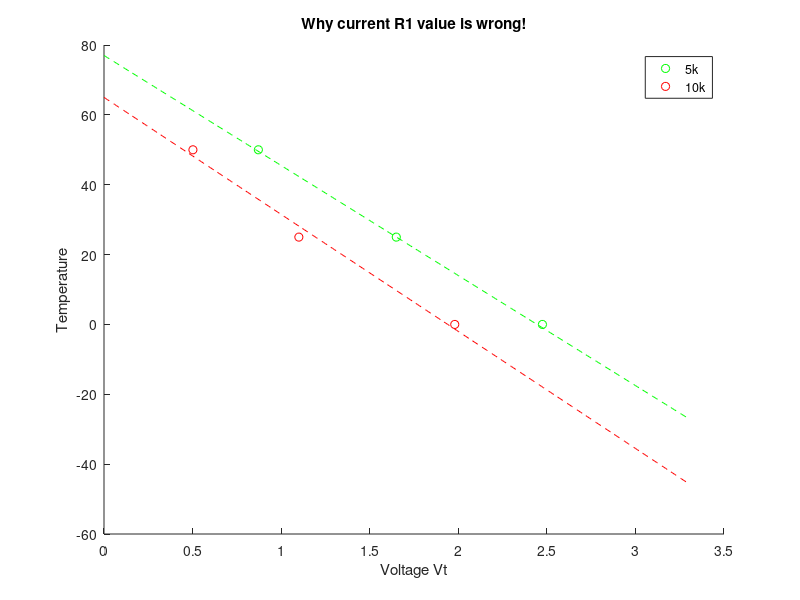

The MATLAB source for this figure:
clear all;
clc;

% data
temps = [0 25 50];
therm = [15000 5000 1794];
r1    = [5000 10000];
vt_5k = (3.3*therm)./(r1(1)+therm);
vt_10k= (3.3*therm)./(r1(2)+therm);

% linear line
x = [0:0.01:3.3];
m_5 = -31.5;
c_5 = 77;
y_5 = m_5*x + c_5;
m_10 = -33.5;
c_10 = 65;
y_10 = m_10*x + c_10;

% plotting
hold on;
plot(vt_5k, temps, 'go');
plot(vt_10k, temps, 'ro');
plot(x, y_5, 'g--');
plot(x, y_10, 'r--');
legend
ylabel('Temperature');
xlabel('Voltage Vt');
title('Why current R1 value is wrong!');
legend('5k', '10k');